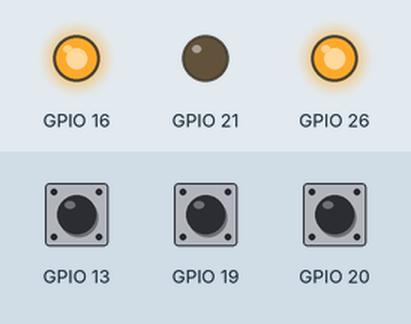
Bench run of a program on a simulated Raspberry Pi (BCM pin numbers). Parts: output pins drawn as LEDs (lit = HIGH). The inputs (shaded band) are chosen by the test bench; at power-on: GPIO 20 LOW, GPIO 13 LOW, GPIO 19 LOW. What the program prints to the terminal is not drawn.

Above: at 1.2 s.
1.3 s: GPIO 20 pulled HIGH for 0.15 s
2.9 s: GPIO 13 pulled HIGH for 0.15 s
At 3.7 s:
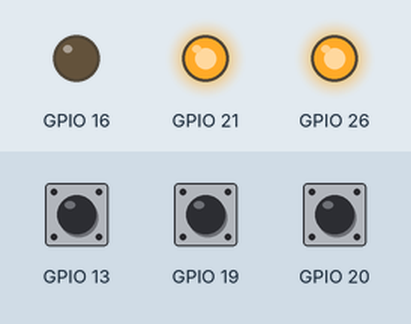
4.5 s: GPIO 20 pulled HIGH for 1 s
At 5.8 s:
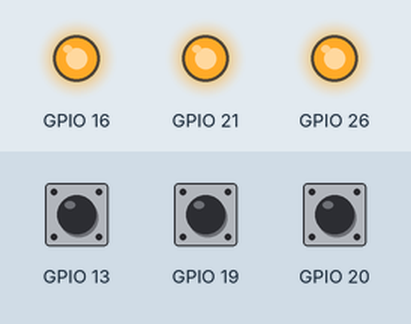
7.0 s: GPIO 19 pulled HIGH for 0.15 s
At 7.7 s:
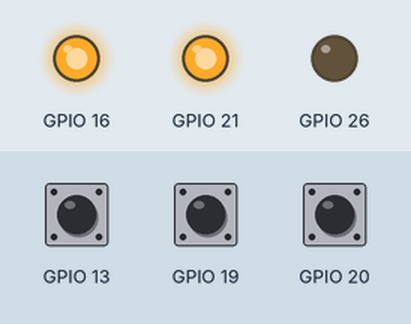
8.6 s: GPIO 20 pulled HIGH for 3.2 s
At 8.9 s:
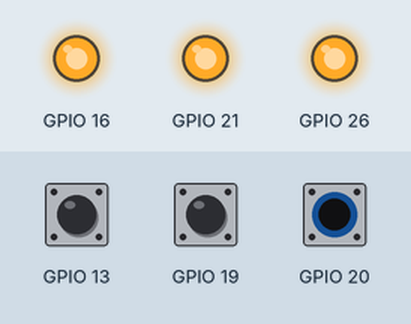
13.3 s: GPIO 13 pulled HIGH for 1 s
At 13.7 s:
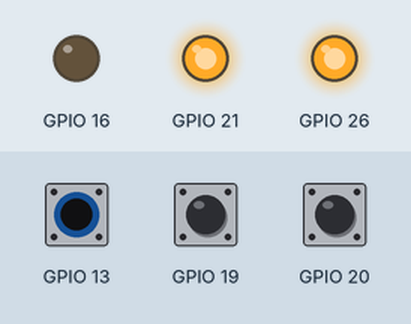
Timing chart, 0 to 16.3 s (numbered marks = the images above; inputs shaded):
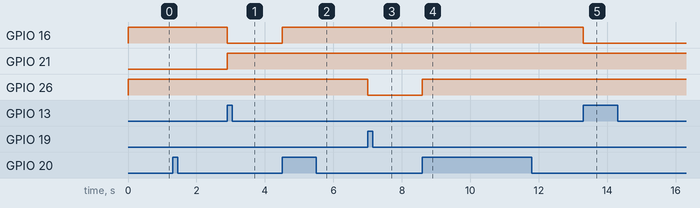

The program:

signal_v2_softlock.py
```python
# Import Python Modules
import RPi.GPIO as GPIO

# Configure GPIO Board Read
GPIO.setmode(GPIO.BCM)

# Configure LED GPIO Pins
GPIO.setup(21, GPIO.OUT, initial=GPIO.LOW) # Start Signal RED - System Boot [ON]
GPIO.setup(26, GPIO.OUT, initial=GPIO.HIGH) # Start Signal Green - System Boot [OFF]
GPIO.setup(16, GPIO.OUT, initial=GPIO.HIGH) # Start Signal White - System Boot [OFF]

# Configure Button GPIO Pins
GPIO.setup(20, GPIO.IN, pull_up_down=GPIO.PUD_DOWN) # Push Button (Off)
GPIO.setup(19, GPIO.IN, pull_up_down=GPIO.PUD_DOWN) # Signal Green
GPIO.setup(13, GPIO.IN, pull_up_down=GPIO.PUD_DOWN) # Singal White

SoftLock=1

# Code
while True:
 # Set Signal Red
 if GPIO.input(20) == GPIO.HIGH:
    SoftLock = 0
    print(SoftLock)
    GPIO.output(26,1) # Clear Green
    GPIO.output(16,1) # Clear White
    print("Signal Red")

 # Set Signal Green - Clear Red
 if GPIO.input(19) == GPIO.HIGH and SoftLock == 0:
    SoftLock = 1
    print(SoftLock)
    GPIO.output(21,1) # Clear Red
    GPIO.output(26,0) # Green Set
    print("Signal Green")

 # Set Signal White - Clear Red
 if GPIO.input(13) == GPIO.HIGH and SoftLock == 0:
    SoftLock = 1
    print(SoftLock)
    GPIO.output(21,1) # Clear Red
    GPIO.output(16,0) # White set
    print("Signal White")
```

Measured:
- after the input at 2.9 s, GPIO 16: HIGH → LOW at once; GPIO 21: LOW → HIGH at once
- after the input at 4.5 s, GPIO 16: LOW → HIGH at once
- after the input at 7.0 s, GPIO 26: HIGH → LOW at once
- after the input at 8.6 s, GPIO 26: LOW → HIGH at once
- after the input at 13.3 s, GPIO 16: HIGH → LOW at once
